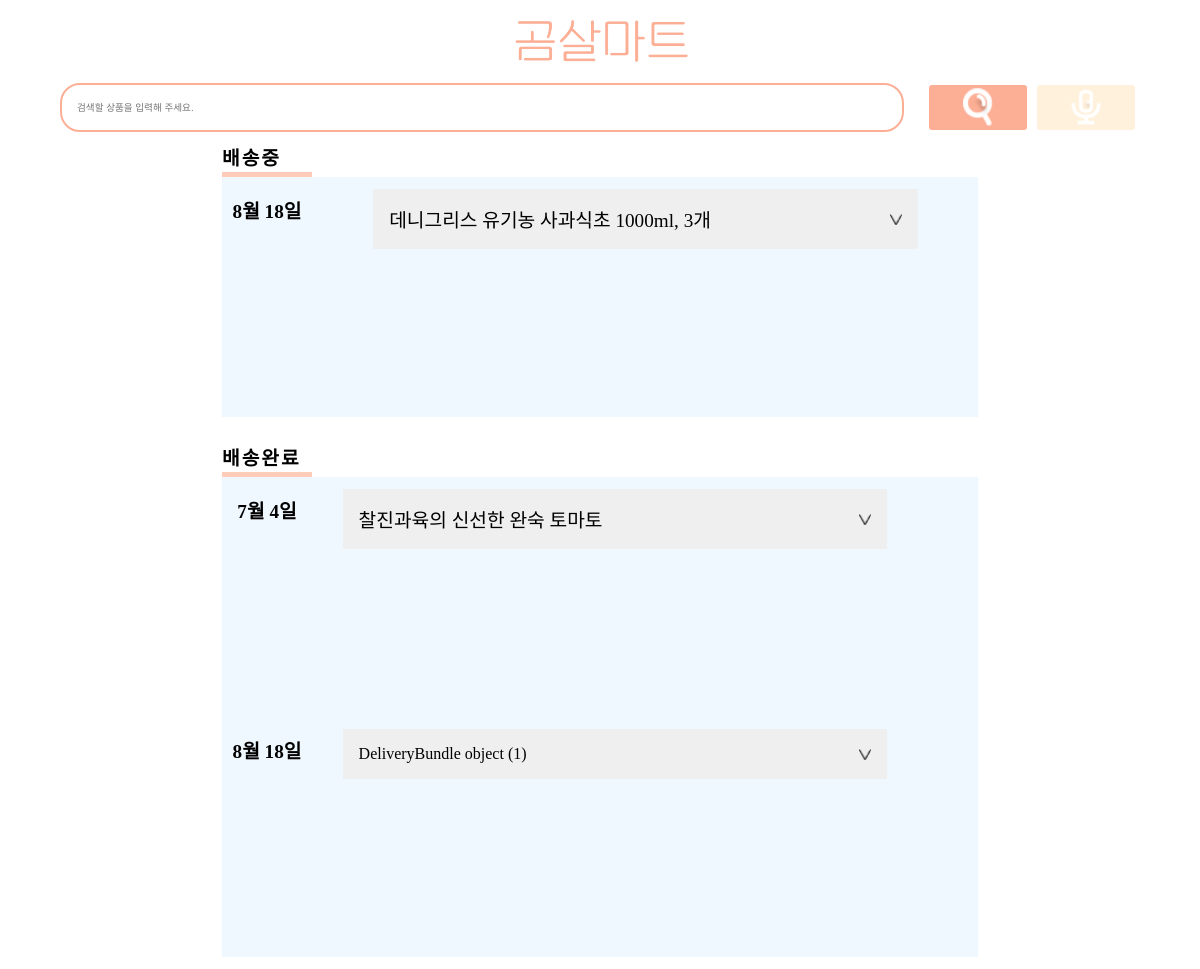
/shipping/shipping/ (signed in), run on the app's committed database.
### shipping/models.py (models this page shows, shortened)
class Shipping(models.Model):
    user = models.ForeignKey(Account, on_delete=models.CASCADE)
    products = models.ManyToManyField(Product)
    status = models.CharField(max_length=50, choices=(
        ('in_transit', '배송 중'),
        ('delivered', '배송 완료'),
    ))
    delivery_date = models.DateField(null=True, blank=True)
    bundle = models.ForeignKey(DeliveryBundle, on_delete=models.CASCADE, related_name='shippings', null=True,
                               blank=True)
    class Meta:
        ordering = ['-bundle__delivery_date', '-status']

class DeliveryBundle(models.Model):
    delivery_date = models.DateField(unique=True)

### shop/models.py (models this page shows)
class Product(models.Model):
    name = models.CharField(max_length=50, db_index=True) # 상품 이름
    slug = models.SlugField(max_length=50, db_index=True, allow_unicode=True) # 슬러그
    image = models.ImageField(upload_to='products/%Y/%m/%d', blank=True, default='default.png') # 상품 이미지
    description = models.TextField(blank=True) # 상품 설명
    meta_description = models.TextField(blank=True)
    delivery_date = models.IntegerField() # 배송일
    price = models.IntegerField() # 상품 가격
    stock = models.PositiveIntegerField() # 상품 재고
    available_display = models.BooleanField('Display', default=True) # 상품 전시
    available_order = models.BooleanField('Order', default=True) # 상품 주문
    created_at = models.DateTimeField(auto_now_add=True)
    updated_at = models.DateTimeField(auto_now=True)
    class Meta:
        ordering = ['-created_at']
        index_together = [['id', 'slug']]
    def __str__(self):
        return self.name
    def get_absolute_url(self):
        return reverse('shop:detail', args=[self.id, self.slug])

### shipping/views.py (the view)
# urls.py: path('shipping/', include('shipping.urls')),
@login_required
def shipping(request):
    user = request.user
    my_shippings = Shipping.objects.filter(user=user)
    transit_shippings = Shipping.objects.filter(user=user, status='in_transit').select_related('bundle')
    delivered_shippings = Shipping.objects.filter(user=user, status='delivered').select_related('bundle')
    context = {
        'transit_shippings': transit_shippings,
        'delivered_shippings': delivered_shippings,
        'my_shippings': my_shippings,
    }
    return render(request, 'shipping/tracking.html', context)

### shipping/templates/shipping/tracking.html (shortened to what this page needs)
<!DOCTYPE html>
<html lang="en">
<head>
  {% load static %}
    <link rel="stylesheet" href="{% static 'css/tracking.css' %}">
</head>
  {% block contents %}
<body>
        <header>
            <a href="{% url 'shop:main' %}">
                <img src="{% static 'image/logo.png' %}" alt="logo">
            </a>
        </header>
<div class="search">
    <form method="get" action="{% url 'search:searchResult' %}">
        <input class="searchBar" type="text" placeholder="검색할 상품을 입력해 주세요." aria-label="Search" name="q">
        <div class="btn">
            <button type="submit">
                <img src="{% static 'image/searchSubmit.png' %}">
            </button>
            <button type="button" class="sttTrigger">
                <img src="{% static 'image/mic.png' %}" alt="mic">
            </button>
        </div>
    </form>
  </div>
    <form action="" class="main">
        <div class="box" id="ing">
            <p class="title">배송중</p>
            <div class="ingContents">
                {% for shipping in transit_shippings %}
                <p class="date">{{ shipping.delivery_date.month }}월 {{ shipping.delivery_date.day }}일</p>
                <div class="dropdown">
                    <button onclick="myFunction(event)" class="dropbtn">
                        <p>{{ shipping.bundle }}</p>  <img src="{% static 'image/Group 8763.png' %}" alt="">
                    </button>
                    <div id="myDropdown1" class="dropdown-content">
                      {% for product in shipping.products.all %}
              <a href="{{ product.get_absolute_url }}">{{ product }}</a>
                        {% endfor %}
                    </div>
                </div>
            </div>
            {% endfor %}
        </div>
        <div class="box" id="done">
            <p class="title">배송완료</p>
            {% for shipping in delivered_shippings %}
            <div class="ingContents">
                <p class="date">{{ shipping.delivery_date.month }}월 {{ shipping.delivery_date.day }}일</p>
                <div class="dropdown">
                    <button onclick="myFunction2(event)" class="dropbtn" id="dropbtn2">
                        <p>{{ shipping.bundle }}</p> <img src="{% static 'image/Group 8763.png' %}" alt="">
                    </button>
                    <div id="myDropdown2" class="dropdown-content" >
                        {% for product in shipping.products.all %}
                        <a href="{{ product.get_absolute_url }}">{{ product }}<a href="{% url 'comment:create' product.id %}"><button class="review">후기 작성</button></a></a>
                        {% endfor %}
                    </div>
                </div>
            </div>
            {% endfor %}
        </div>
    </form>
  {% endblock %}
</body>
</html>

### static/css/tracking.css (style rules this page uses)
* { margin: 0; padding: 0; }
body { width: 100%; height: 100%; font-family: 'HakgyoansimWoojuR'; display: flex; flex-direction: column; align-items: center; }
header { width: 100%; height: 10%; display: flex; flex-direction: row; justify-content: center; }
header a { width: 80%; height: 10%; display: flex; flex-direction: row; justify-content: center; }
header img { width: 20%; }
.search { width: 90%; height: 50px; }
.search form { width: 100%; height: 100%; display: flex; flex-direction: row; justify-content: space-between; align-items: center; }
.search form input { width: 75%; height: 90%; padding: 0 15px; border: 2px solid #FDAF96; border-radius: 20px; font-size: 0.6em; }
.search form .btn { width: 20%; height: 90%; display: flex; flex-direction: row; justify-content: space-around; }
.btn button { background-color: #FDAF96; border: none; border-radius: 3px; width: 45%; height: 100%; position: relative; cursor: pointer; }
.btn button:nth-of-type(2) { background-color: #FFF1DB; }
.btn button img { width: 70%; max-width: 30px; object-fit: cover; position: absolute; top: 50%; left: 50%; transform: translate(-50%, -50%); }
.main { margin: 10px 0; width: 100%; height: 60%; display: flex; flex-direction: column; justify-content: center; align-items: center; }
.box { width: 90%; height: 300px; }
.ingContents { display: flex; flex-direction: row; justify-content: space-between; background-color: aliceblue; height: 80%; line-height: 30px; }
.title { display: flex; flex-direction: column; justify-content: center; font-size: 1.2rem; font-weight: bold; letter-spacing: 2px; height: 10%; width: 90px; border-bottom: 5px solid #ffccba; ; }
.date { height: 70px; width: 90px; display: flex; flex-direction: column; justify-content: center; align-items: center; font-size: 1.2rem; font-weight: bold; }
.dropbtn { font-family: 'HakgyoansimWoojuR'; font-size: 1.15rem; background-color: #efefef; color: rgb(0, 0, 0); padding: 16px; font-size: 16px; border: none; cursor: pointer; width: 90%; height: auto; text-align: left; display: flex; flex-direction: row; justify-content: space-between; align-items: center; }
.dropbtn > img { width: 12px; }
.dropdown { margin-top: 12px; position: relative; display: inline-block; width: 80%; height: 100%; font-size: 1.15rem; }
.dropdown-content { display: none; position: absolute; background-color: #f9f9f9; width: 90%; height: 70%; box-shadow: 0px 8px 16px 0px rgba(0,0,0,0.2); overflow:auto; }
.dropdown-content a { color: black; padding: 12px 16px; text-decoration: none; display: block; display: flex; flex-direction: row; justify-content: space-between; }
a { text-decoration: none; color: black; font-size: 1.2rem; display: flex; flex-direction: row; justify-content: space-between; }
@media screen and (min-width : 1200px) { body { display: flex; flex-direction: column; align-items: center; } }
@media screen and (min-width : 1200px) { .main { width: 70%; } }

### data on the page
Shipping: delivery_date.month "8", delivery_date.day "18"
Product: name "데니그리스 유기농 사과식초 1000ml, 3개"
Shipping: delivery_date.month "7", delivery_date.day "4"
Product: name "찰진과육의 신선한 완숙 토마토"
Shipping: delivery_date.month "8", delivery_date.day "18", bundle "DeliveryBundle object (1)"
